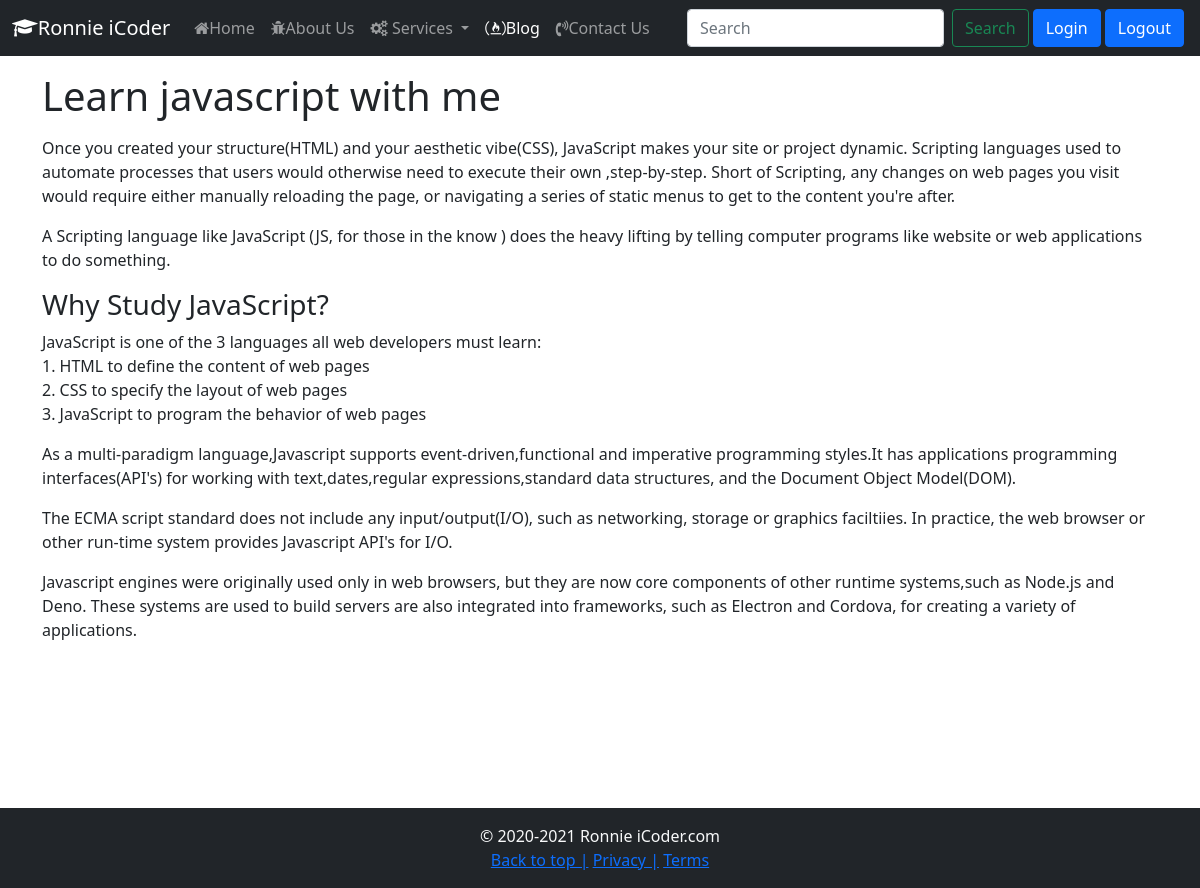
/blogpost/javascript-tutorial/, run on the app's committed database.
### home/models.py (models this page shows, shortened)
class Blog(models.Model):
    sno = models.AutoField(primary_key=True)
    title = models.CharField(max_length=200)
    content = models.TextField()
    slug = models.CharField(max_length=100)
    time=models.DateTimeField(auto_now_add=True)

### home/views.py (the view)
# urls.py: path("blogpost/<slug:slug>/", views.blogpost, name='blog'),
def blogpost(request, slug):
    blog = Blog.objects.filter(slug=slug).first()
    context = {'blog':blog}
    return render(request,'blogpost.html',context)

### templates/blogpost.html (shortened to what this page needs)
{% extends 'base.html' %}
{% block Blogactive %}active{% endblock Blogactive %}
{% block body %}
<div class="container my-3">
    <h1>{{blog.title}}</h1>
    <div class="my-3">
        {{blog.content | safe}}
    </div>
</div>
{% endblock body %}

### templates/blogpost.html (style rules this page uses)
.container { min-height: 90vh; }

### data on the page
Blog: title "Learn javascript with me", content "Once you created your structure(HTML) and your aesthetic vibe(CSS), JavaScript makes your site or project dynamic. Scripting languages used to automate processes that users would otherwise need to execute their own ,step-by-step. Short of Scripting, any changes on web pages you visit would require either manually reloading the page, or navigating a series of static menus to get to the content you're after. A Scripting language like JavaScript (JS, for those in the know ) does the heavy lifting by telling computer programs like website or web applications to do something. Why Study JavaScript? JavaScript is one of the 3 languages all web developers must learn: 1. HTML to define the content…"
